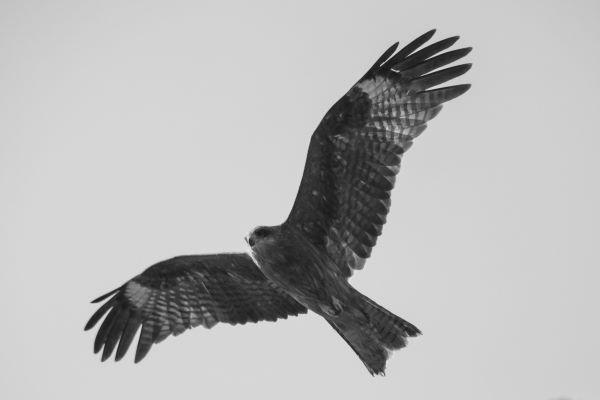
#> input picture hw1/sample4.jpg, 600 x 400 px
$ python prob2.py
#> lines starting #> are read from the running program, lines starting #| are printed output that depends on the picture; long printed decimals are rounded
#!/usr/bin/env python
# coding: utf-8

# In[16]:


import numpy as np
import cv2
import matplotlib.pyplot as plt
import math


# In[17]:


def Gaussian_noise(img, magnitude):
    noise = np.random.normal(0, magnitude, img.shape)
    result_image = img + noise
    result_image = result_image.astype('uint8')

    return result_image


# In[18]:


def Salt_and_pepper_noise(img, proportion):
    random_matrix = np.random.uniform(0,1,img.shape)
    result_image = np.zeros(img.shape, dtype='uint8')

    for i in range(img.shape[0]):
        for j in range(img.shape[1]):
            if random_matrix[i][j] <= proportion:
                result_image[i][j] = 0
            elif random_matrix[i][j] >= (1-proportion):
                result_image[i][j] = 255
            else:
                result_image[i][j] = img[i][j]

    return result_image


# In[19]:


def low_pass_filter_average(noise_image, kernel_size):
    result_img = np.zeros(noise_image.shape, dtype=np.uint8)

    window_size = kernel_size // 2
    padded_image = cv2.copyMakeBorder(noise_image, window_size, window_size, window_size, window_size, cv2.BORDER_REFLECT)

    for i in range(window_size, padded_image.shape[0]-window_size):
        for j in range(window_size, padded_image.shape[1]-window_size):
            window = padded_image[i-window_size:i+window_size+1,j-window_size:j+window_size+1]
            result_img[i-window_size][j-window_size] = int(np.average(window))

    return result_img


# In[20]:


def median_filter(noise_image, kernel_size):
    result_img = np.zeros(noise_image.shape,dtype=np.uint8)

    window_size = kernel_size // 2
    padded_image = cv2.copyMakeBorder(noise_image, window_size, window_size,window_size, window_size, cv2.BORDER_REFLECT)

    for i in range(window_size, padded_image.shape[0]-window_size):
        for j in range(window_size, padded_image.shape[1]-window_size):
            window = padded_image[i-window_size:i+window_size+1,j-window_size:j+window_size+1]
            result_img[i-window_size][j-window_size] = np.median(window)

    return result_img


# In[21]:


def PSNR(img_1, img_2):
    MSE = np.sum((img_1 - img_2) ** 2) / (img_1.shape[0] * img_2.shape[1])

    return 10 * math.log(255.0**2/MSE, 10)


# In[22]:


path1 = "sample4.jpg"
img_sample4 = cv2.imread(path1, cv2.IMREAD_GRAYSCALE)
#> img_sample4 is the input picture: shape (400, 600); min 0, max 237, mean 183.8


# In[23]:


# Problem 2(a)
img_resultG1 = Gaussian_noise(img_sample4, 10)
img_resultG2 = Gaussian_noise(img_sample4, 30)
#> call 2 of Gaussian_noise, with magnitude = 30
#> in Gaussian_noise (call 2), `result_image = result_image.astype('uint8')`:
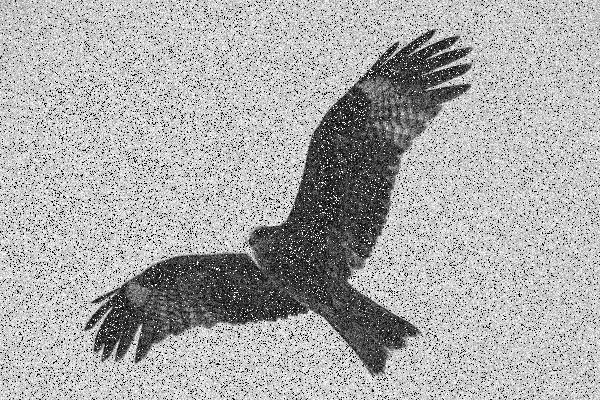
#> result_image: shape (400, 600); min 0, max 255, mean 171.5
cv2.imwrite("resultG1.jpg", img_resultG1)
cv2.imwrite("resultG2.jpg", img_resultG2)


# In[24]:


# Problem 2(b)
img_resultS1 = Salt_and_pepper_noise(img_sample4, 0.05)
#> after the loop in Salt_and_pepper_noise, `for i in range(img.shape[0]):`:
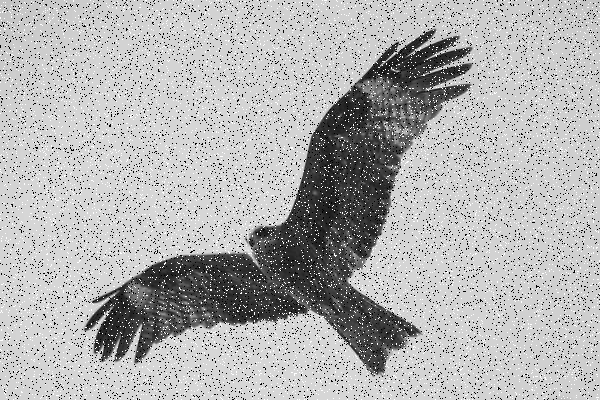
#> result_image: shape (400, 600); min 0, max 255, mean 178.5
img_resultS2 = Salt_and_pepper_noise(img_sample4, 0.15)
#> call 2 of Salt_and_pepper_noise, with proportion = 0.15
#> after the loop in Salt_and_pepper_noise (call 2), `for i in range(img.shape[0]):`:
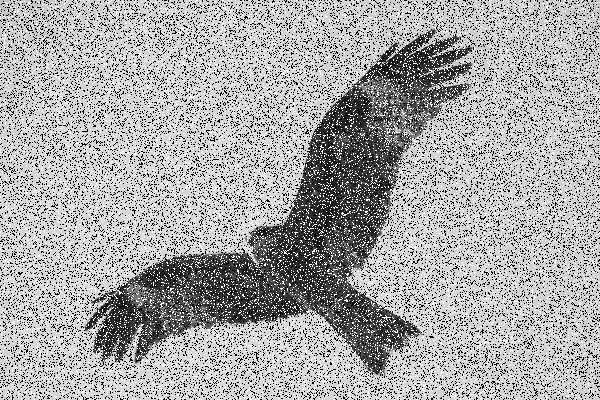
#> result_image: shape (400, 600); min 0, max 255, mean 167.2

cv2.imwrite("resultS1.jpg", img_resultS1)
cv2.imwrite("resultS2.jpg", img_resultS2)


# In[25]:


# Problem 2(c)
noise_img_G1 = cv2.imread("resultG1.jpg", cv2.IMREAD_GRAYSCALE)
#> noise_img_G1: shape (400, 600); min 0, max 255, mean 183.3
noise_img_G2 = cv2.imread("resultG2.jpg", cv2.IMREAD_GRAYSCALE)
#> noise_img_G2: shape (400, 600); min 0, max 255, mean 171.5


# use average filter to deal with Gaussain noise
cleaned_img_G1 = low_pass_filter_average(noise_img_G1, 3)
cleaned_img_G2 = low_pass_filter_average(noise_img_G2, 9)
#> call 2 of low_pass_filter_average, with kernel_size = 9
#> in low_pass_filter_average (call 2), `padded_image = cv2.copyMakeBorder(noise_image, window_size, window_siz..`:
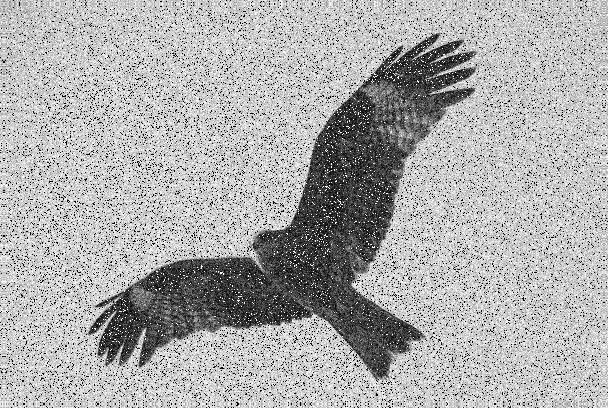
#> padded_image: shape (408, 608); min 0, max 255, mean 172.2
#> after the loop in low_pass_filter_average (call 2), `for i in range(window_size, padded_image.shape[0]-window_size):`:
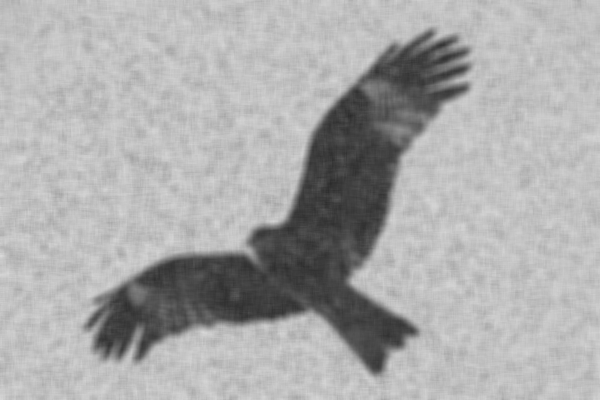
#> result_img: shape (400, 600); min 43, max 217, mean 171

cv2.imwrite("resultR1.jpg", cleaned_img_G1)
cv2.imwrite("resultR2.jpg", cleaned_img_G2)


# In[26]:


# Problem 2(d)
noise_img_S1 = cv2.imread("resultS1.jpg", cv2.IMREAD_GRAYSCALE)
#> noise_img_S1: shape (400, 600); min 0, max 255, mean 178.5
noise_img_S2 = cv2.imread("resultS2.jpg", cv2.IMREAD_GRAYSCALE)
#> noise_img_S2: shape (400, 600); min 0, max 255, mean 167.3

cleaned_img_S1 = median_filter(noise_img_S1, 3)
#> in median_filter, `padded_image = cv2.copyMakeBorder(noise_image, window_size, window_siz..`:
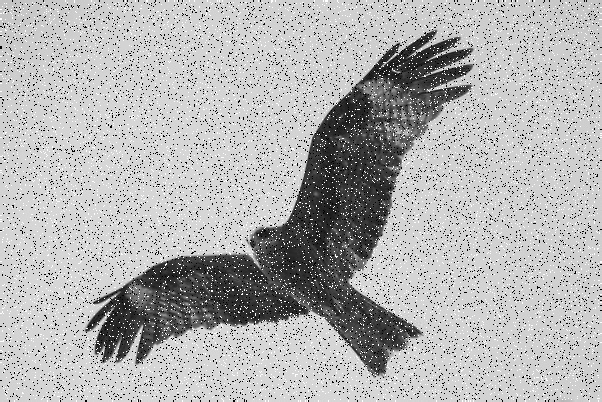
#> padded_image: shape (402, 602); min 0, max 255, mean 178.7
cleaned_img_S2 = median_filter(noise_img_S2, 5)
#> call 2 of median_filter, with kernel_size = 5
#> in median_filter (call 2), `padded_image = cv2.copyMakeBorder(noise_image, window_size, window_siz..`:
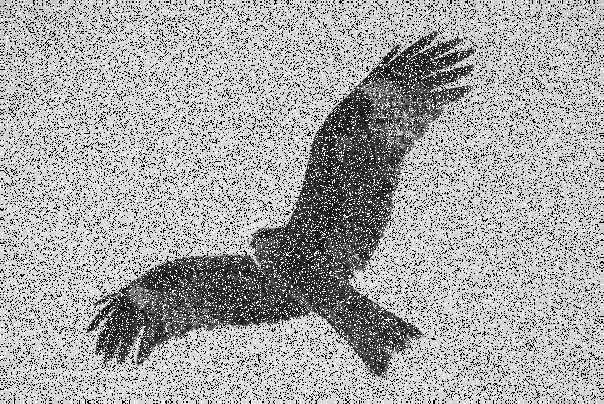
#> padded_image: shape (404, 604); min 0, max 255, mean 167.5

cv2.imwrite("resultR3.jpg", cleaned_img_S1)
cv2.imwrite("resultR4.jpg", cleaned_img_S2)


# In[27]:


# Problem 2(e)
origin = cv2.imread("sample4.jpg", cv2.IMREAD_GRAYSCALE)
resultR1 = cv2.imread("resultR1.jpg", cv2.IMREAD_GRAYSCALE)
#> resultR1: shape (400, 600); min 17, max 229, mean 182.9
resultR2 = cv2.imread("resultR2.jpg", cv2.IMREAD_GRAYSCALE)
#> resultR2: shape (400, 600); min 43, max 217, mean 171
resultR3 = cv2.imread("resultR3.jpg", cv2.IMREAD_GRAYSCALE)
#> resultR3: shape (400, 600); min 0, max 255, mean 183.8
resultR4 = cv2.imread("resultR4.jpg", cv2.IMREAD_GRAYSCALE)
#> resultR4: shape (400, 600); min 0, max 254, mean 183.7

R1_PSNR = PSNR(origin, resultR1)
#> in PSNR, `MSE = np.sum((img_1 - img_2) ** 2) / (img_1.shape[0] * img_2.shape[1])`: MSE = 18.75
#> R1_PSNR = 35.4
R2_PSNR = PSNR(origin, resultR2)
#> R2_PSNR = 27.77
R3_PSNR = PSNR(origin, resultR3)
#> R3_PSNR = 40.09
R4_PSNR = PSNR(origin, resultR4)
#> R4_PSNR = 38.18

print(R1_PSNR)
#| 35.401
print(R2_PSNR)
#| 27.775
print(R3_PSNR)
#| 40.094
print(R4_PSNR)
#| 38.175

$ run again, with hw1/sample2.jpg copied over hw1/sample4.jpg
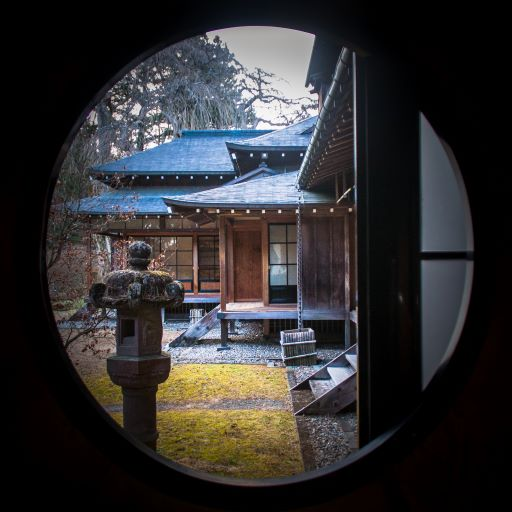
#> input picture hw1/sample2.jpg, 512 x 512 px
#> after the loop in Salt_and_pepper_noise (call 2), `for i in range(img.shape[0]):`:
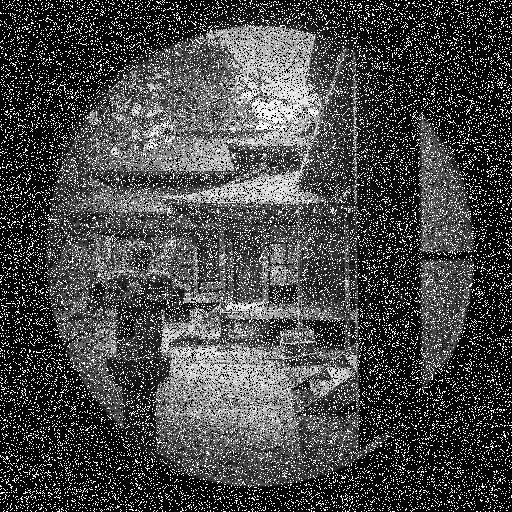
#> result_image: shape (512, 512); min 0, max 255, mean 72
#> after the loop in median_filter (call 2), `for i in range(window_size, padded_image.shape[0]-window_size):`:
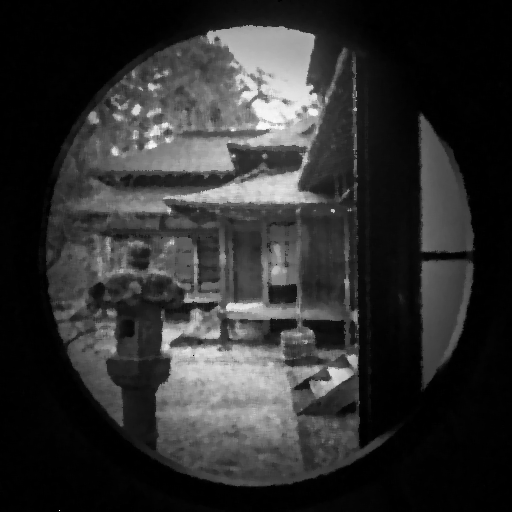
#> result_img: shape (512, 512); min 0, max 254, mean 47.9
#> MSE = 85.38
#> R1_PSNR = 28.82
#> R2_PSNR = 28.74
#> R3_PSNR = 34.69
#> R4_PSNR = 33.46
#| 28.817
#| 28.743
#| 34.688
#| 33.462

$ run again, with hw1/sample3.jpg copied over hw1/sample4.jpg
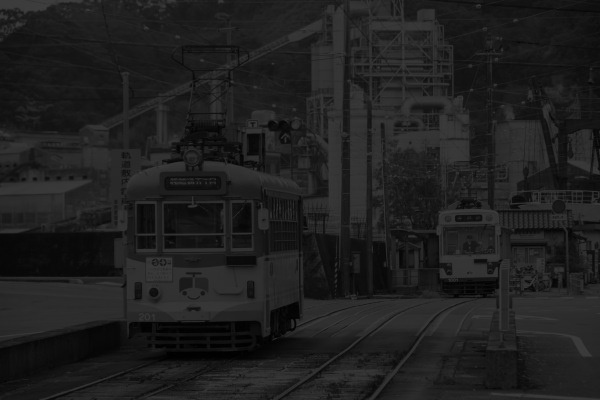
#> input picture hw1/sample3.jpg, 600 x 400 px
#> img_sample4 is the input picture: shape (400, 600); min 0, max 63, mean 31.3
#> after the loop in low_pass_filter_average (call 2), `for i in range(window_size, padded_image.shape[0]-window_size):`:
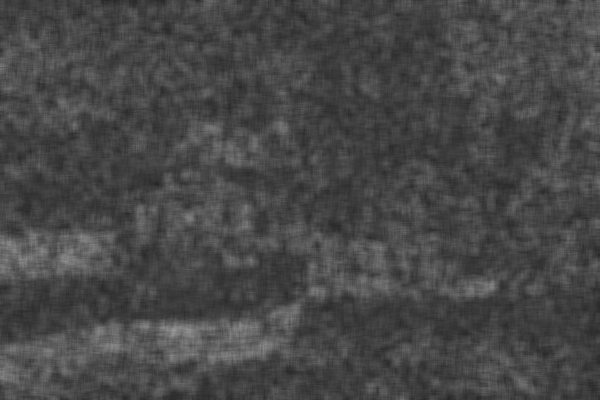
#> result_img: shape (400, 600); min 38, max 155, mean 71.5
#> in median_filter (call 2), `padded_image = cv2.copyMakeBorder(noise_image, window_size, window_siz..`:
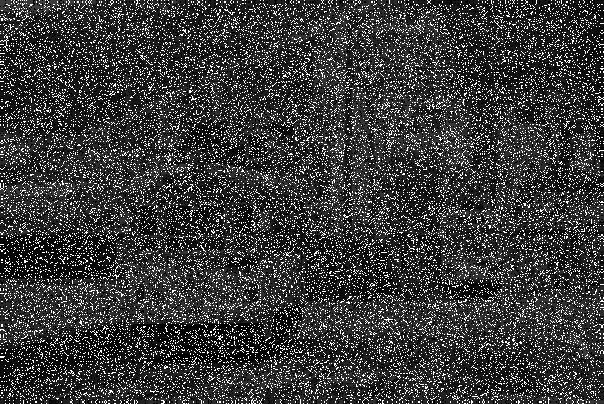
#> padded_image: shape (404, 604); min 0, max 255, mean 60.5
#> MSE = 31.24
#> R1_PSNR = 33.18
#> R2_PSNR = 27.57
#> R3_PSNR = 38.96
#> R4_PSNR = 36.19
#| 33.184
#| 27.574
#| 38.961
#| 36.188

$ run again, with hw1/sample5.jpg copied over hw1/sample4.jpg
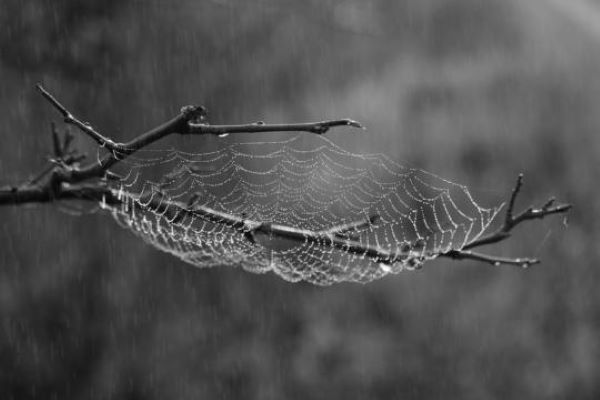
#> input picture hw1/sample5.jpg, 600 x 400 px
#> img_sample4 is the input picture: shape (400, 600); min 0, max 255, mean 80.8
#> in median_filter (call 2), `padded_image = cv2.copyMakeBorder(noise_image, window_size, window_siz..`:
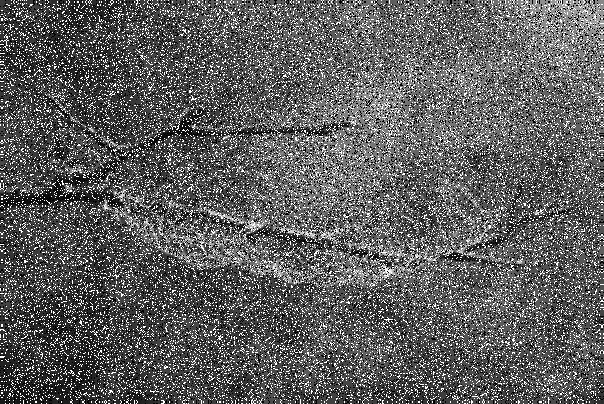
#> padded_image: shape (404, 604); min 0, max 255, mean 95
#> MSE = 22.05
#> R1_PSNR = 34.7
#> R2_PSNR = 31.45
#> R3_PSNR = 38.19
#> R4_PSNR = 36.29
#| 34.696
#| 31.446
#| 38.194
#| 36.291
